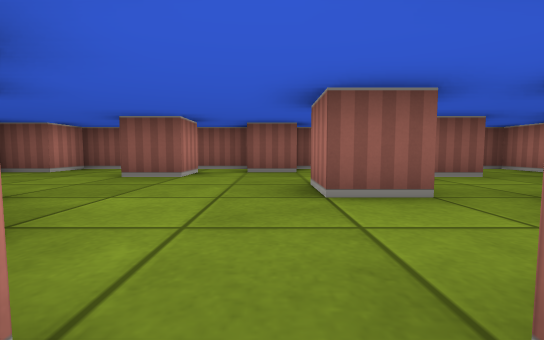
View 1 (above)

15 first-person views from a walk through a cub3D ray-caster map. The camera is about half as high as the walls, tilts 4° down and sees 90° across. The floor is counted in squares. Each view is taken from the middle of a square. On the plan, view 1 faces up. The plan holds only what a view shows up to about 9 squares ahead; the rest is blank.

View 2
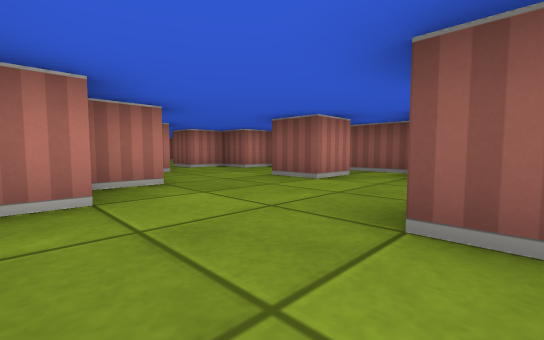

View 3
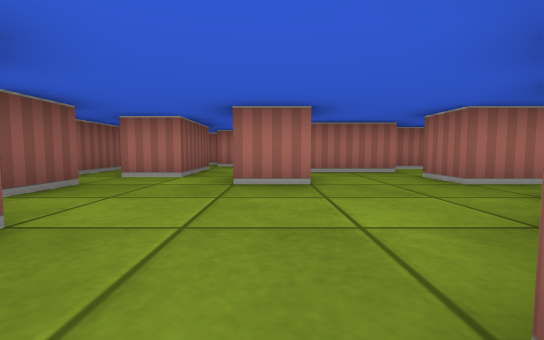

View 4
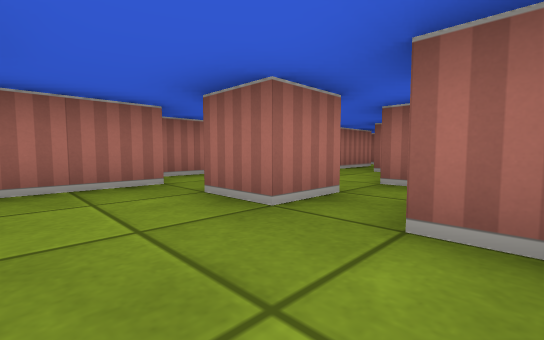

View 5
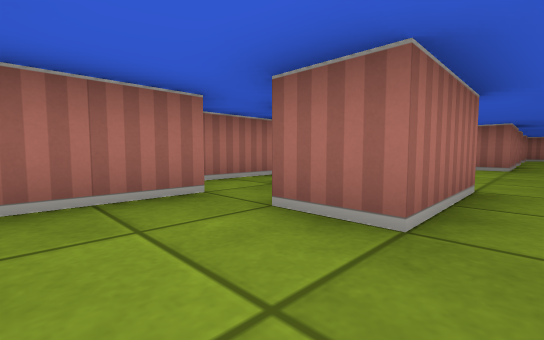

View 6
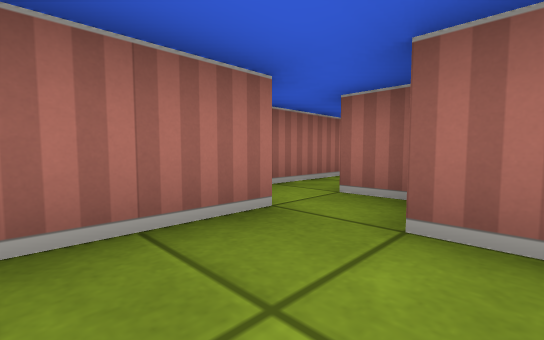

View 7
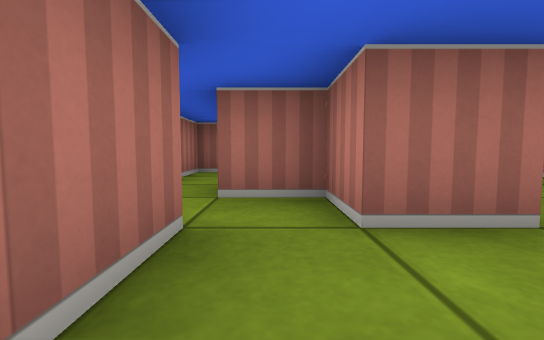

View 8
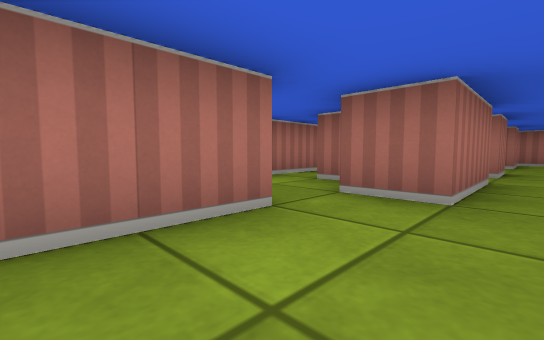

View 9
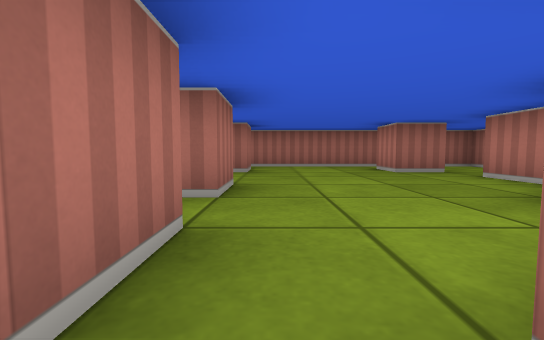

View 10
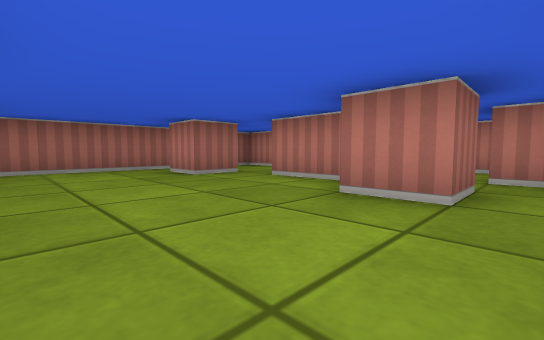

View 11
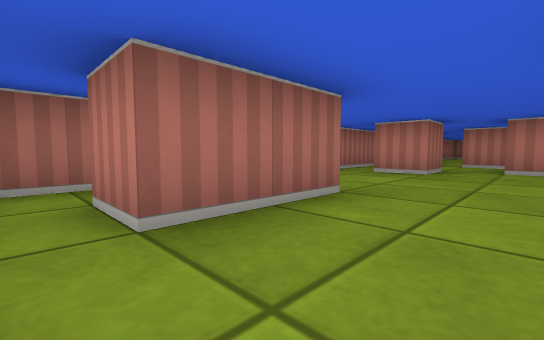

View 12
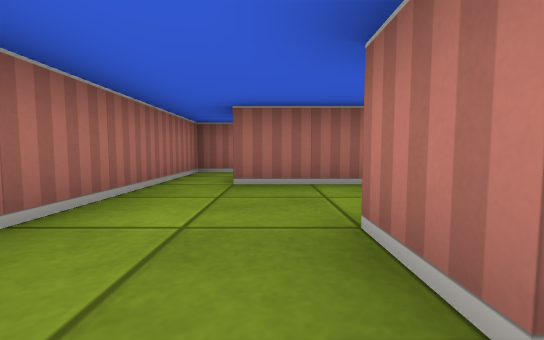

View 13
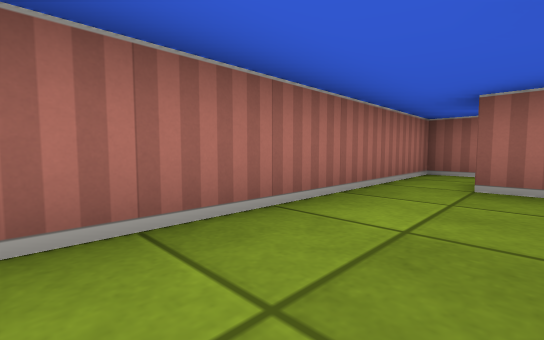

View 14
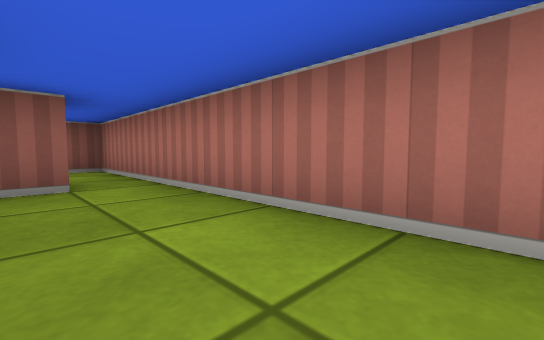

View 15
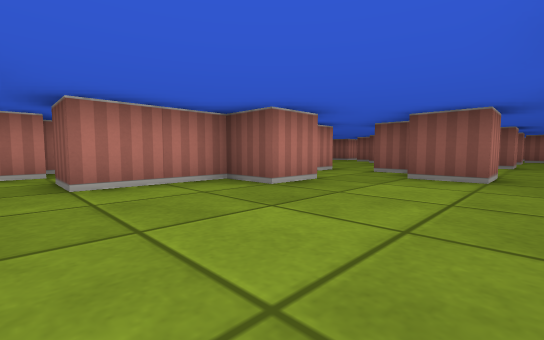

### Floor plan
Points are (right, up) in squares from view 1. A wall is a line through its corners. A room is listed if a view was taken in it or the views show most of it. See-through windows are left out.
Room 1 (views 1, 2, 3, 4, 5, 6, 8, 9)
walls: (-1.5, 1.6) (-1.5, 0.9); (1.6, 2.5) (0.5, 2.5) (0.5, 3.5); (-1.1, 0.5) (-0.5, 0.5); (-2.5, 2.6) (-2.5, 1.6); (0.5, -0.6) (0.5, 0.5) (1.5, 0.5) (1.5, -0.5) (1.1, -0.5); (2.5, 0.4) (2.5, 2.5) (3.5, 2.5); (0.5, 5.5) (-0.5, 5.5); (-1.5, 5.5) (-1.5, 4.5) (-2.5, 4.5); (3.6, 4.5) (1.5, 4.5) (1.5, 5.5); (-0.5, 6.5) (-4.5, 6.5) (-4.5, 5.5) (-5.5, 5.5) (-5.5, 4.5); (3.4, 6.5) (0.5, 6.5); (1.5, -3.5) (1.5, -4.5); (3.5, -2.5) (3.5, 0.1); (2.5, -4.4) (2.5, -3.5) (3.5, -3.5)
ways out: opening at (3, 3.5) to room 2; opening at (2, -4) to room 3; opening at (4, -3) to room 3; opening at (-5, 3); opening at (0, -1); opening at (2.5, 6)
Room 2 (view 7)
walls: (4.5, 2.4) (4.5, 4.5); (3.5, 2.5) (3.5, 1.5) (4.5, 1.5); (5, -1.5) (5.5, -1.5) (5.5, 2)
ways out: opening at (3, 3.5) to room 1; opening at (4, 5)
Room 3 (views 10, 11, 12, 13, 14, 15)
walls: (2.5, -7.5) (2.5, -6.5) (3.5, -6.5) (3.5, -7.5); (2.5, -5.6) (2.5, -4.4); (2.5, -10.5) (2.5, -9.5) (4.5, -9.5) (4.5, -10.5); (1.5, -4.5) (0.5, -4.5); (4.6, -5.5) (3.9, -5.5); (-1.6, -9.5) (-0.5, -9.5) (-0.5, -10.5); (4, -4.5) (4.5, -4.5); (-1.5, -5.5) (-0.5, -5.5) (-0.5, -6.5) (-1.5, -6.5) (-1.5, -8.5) (-2.5, -8.5); (5.5, -10.5) (5.5, -2.5) (4.9, -2.5); (0.2, -3.5) (-0.5, -3.5); (-2.5, -4.9) (-2.5, -5.5); (-3.5, -8.4) (-3.5, -9.5); (-3.5, -10.5) (-3.5, -11.5) (2.6, -11.5)
ways out: opening at (2, -4) to room 1; opening at (4, -3) to room 1; opening at (3.5, -11) to room 4; opening at (5, -10) to room 4; opening at (-4, -10); opening at (-3, -8); opening at (-1, -4)
Room 4 (no view inside)
walls: (4.2, -11.5) (5.5, -11.5) (5.5, -10.5)
ways out: opening at (3.5, -11) to room 3; opening at (5, -10) to room 3

Positions as (right, up) in squares from view 1, and headings:
1: (0, 0), facing up
2: (1, 1), facing up-left
3: (-3, 3), facing right
4: (-1, 2), facing down-right
5: (2, 4), facing down-right
6: (3, 4), facing down-right
7: (4, 4), facing down
8: (2, -1), facing down-right
9: (2, -4), facing down
10: (2, -5), facing down-left
11: (5, -8), facing down-left
12: (4, -6), facing down
13: (4, -6), facing down-right
14: (4, -9), facing up-right
15: (2, -9), facing up-left
